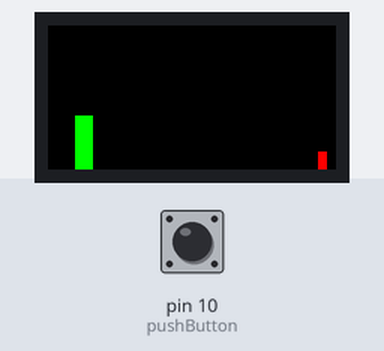
The sketch below on a simulated Arduino Uno, built with avr-gcc and run on an emulated ATmega328P. Shown: 32×16 colour display. The test bench sets the inputs (shaded band); at power-on: pin 10 (pushButton) LOW. Random numbers use the default seed unless the sketch sets one; what the sketch prints to the serial monitor is not drawn.

Above: at 0.3 s.
At 1.0 s:
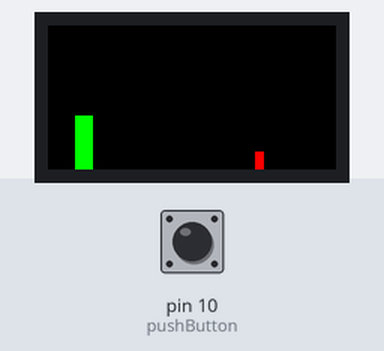
At 1.7 s:
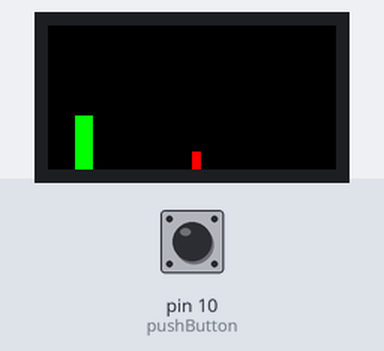
At 2.4 s:
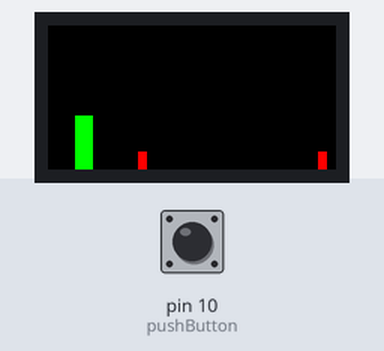
At 3.1 s:
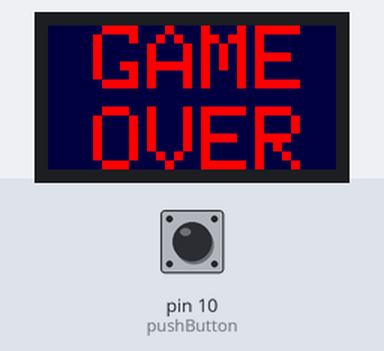

The sketch:

mar18_trex_2.ino
```cpp
#include <Adafruit_GFX.h>
#include <gfxfont.h>

#include <gamma.h>
#include <RGBmatrixPanel.h>


#define CLK 8
#define LAT A3
#define OE  9
#define A   A0
#define B   A1
#define C   A2
RGBmatrixPanel matrix(A, B, C, CLK, LAT, OE, false);
int base =0;
int object=31;
int times=5;
int height = 6;
int jump=0;
int ancor = 3;
int game_over = 0;
int pushButton = 10;
int t1=100;
int t2=100;
int randNumber=20;
boolean object_base[32];


void counter_pin()
{

  pinMode(10,INPUT);
  digitalWrite(10, LOW);
  delay(100);
  digitalWrite(10,HIGH);
  delay(100);


}


void draw_object(){

  if(digitalRead(pushButton)){
      jump = digitalRead(pushButton);
    }
//shift objects to the left
  object_base[32]=LOW;
  for(int i=0;i<32;i++)
  {
   object_base[i]=object_base[i+1];
  }
//If that base is high draw the object
  for(int i=0;i<32;i++)
  {
   if(object_base[i]==HIGH)
   {
     matrix.fillRect(i, 14, 1, 2, matrix.Color333(7, 0, 0));

   }
  }

    for(int i=0;i<32;i++)
  {
   if(object_base[i]==HIGH)
   {
     test_game_over(i);
   }
  }


  delay(t1);

  for(int i=0;i<32;i++)
  {
   matrix.fillRect(i, 14, 1, 2, matrix.Color333(0, 0, 0));
  }
   matrix.fillRect(3, 14, 2, 2, matrix.Color333(0, 7, 0));

  if(times==-4){
    times=4;
    jump=0;
  }
//  test_game_over();
  if(game_over==1){
      return;
    }
//  if(object>0){
//    draw_object();
//    }
//   else {
//    object=31;
//    draw_object();
//   }
   randNumber--;
   if(randNumber==0)
   {
       randNumber = random(5, 20);
       object_base[31]=HIGH;
   }
    draw_object();
}
void del_object(){
    matrix.fillRect(object, 14, 1, 2, matrix.Color333(0, 0, 0));
  }


void jump_rex(int k) {
  if(jump==1){
      if(times>0){
          delete_rex();
          base++;
          draw_rex();
          times--;
          delay(t2);
          for(int i=0;i<32;i++)
          {
           matrix.fillRect(i, 14, 1, 2, matrix.Color333(0, 0, 0));
          }
          draw_object();
        }
        else if(times>=-3){
            delete_rex();
            base--;
            draw_rex();
            times--;
            delay(t2);
            for(int i=0;i<32;i++)
            {
             matrix.fillRect(i, 14, 1, 2, matrix.Color333(0, 0, 0));
            }
            draw_object();
          }

    }
}

void test_game_over(int j){

  if((ancor+1==j || ancor == j || ancor == j+1) && base<=1){
    //display game over
    game_over=1;

   return ;
  }
  if(jump==1){
    jump_rex(j);
  }

}

void setup() {
  // put your setup code here, to run once:

     counter_pin();
     for(int i=0;i<32;i++)
    {

     object_base[i]=LOW;
    }
    object_base[31]=HIGH;
    matrix.begin();
    draw_rex();
    draw_object();
    pinMode(pushButton, INPUT);
    Serial.begin(9600);
    Serial.println(10);

}
void display_game_over() {
  matrix.fillRect(0, 0, 32, 16, matrix.Color333(0, 0, 2));
  matrix.setCursor(5, 0);
  matrix.setTextSize(1);

  matrix.setTextColor(matrix.Color333(7,0,0));
  matrix.print('G');
  matrix.print('A');
  matrix.print('M');
  matrix.print('E');
  matrix.setCursor(5, 9);
  matrix.print('O');
  matrix.print('V');
  matrix.print('E');
  matrix.print('R');
  delay(60000);
}

void loop() {
//   put your main code here, to run repeatedly:
    display_game_over();


}
void draw_rex() {

  matrix.fillRect(ancor, 16-height-base, ancor-1, height, matrix.Color333(0, 7, 0));

}
void delete_rex() {

   matrix.fillRect(ancor, 16-height-base, ancor-1, height, matrix.Color333(0, 0, 0));
}
```
